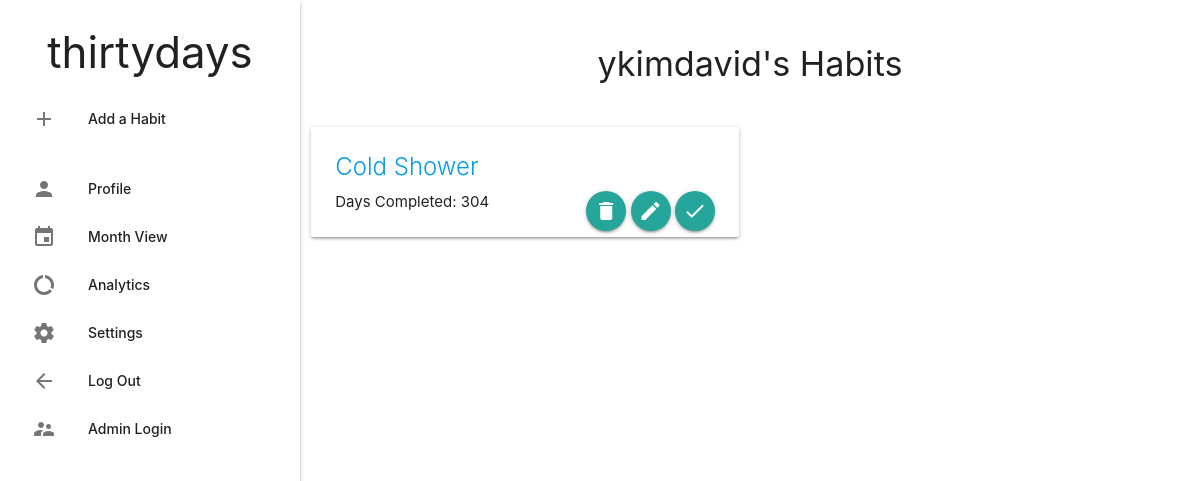
The app's page / (signed in), older data.
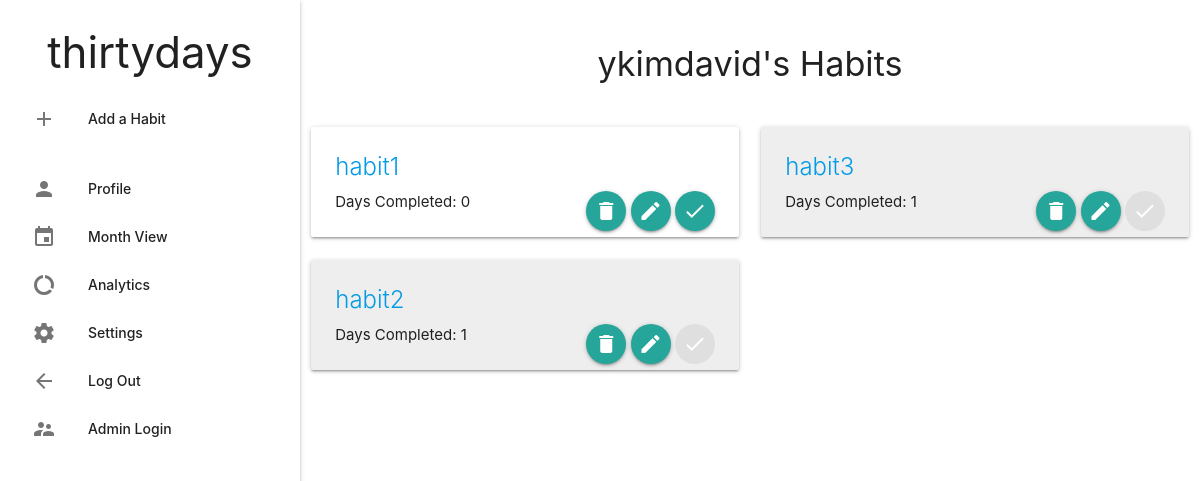
The same page, newer data.
### task/models.py (models this page shows, shortened)
class Habit(models.Model):
    LOW = 0
    NORMAL = 1
    HIGH = 2
    PRIORITY_CHOICES = (
        (LOW, 'Low'),
        (NORMAL, 'Normal'),
        (HIGH, 'High'),
    )
    user = models.ForeignKey(User, on_delete=models.CASCADE)
    habit_name = models.CharField(max_length=200, unique=True)
    start_date = models.DateField(default=datetime.date.today)
    day_counter = models.IntegerField(default = 0)
    habit_desc = models.TextField()
    habit_priority = models.IntegerField(choices=PRIORITY_CHOICES, default=NORMAL)
    completed = models.BooleanField(default = False)
    active = models.BooleanField(default = True)
    last_update = models.DateField(null=True)
    def update(self):
        today = datetime.datetime.now().date()
        if self.active:
            if today > self.last_update:
                if self.completed:
                    self.completed = False
                else:
                    self.day_counter = 0
                    self.start_date = today
        else:
            if self.start_date <= today:
                self.active = True
        self.last_update = today
        self.save()

### task/views.py (the view, shortened to what this page needs)
# urls.py: path('', views.index, name = "Habits"),
@login_required(login_url='/login/')
def index(request):
    current_user = request.user
    habit_list = Habit.objects.filter(user=current_user).order_by('-habit_priority')
    for habit in habit_list:
        habit.update()
    is_empty = False
    if not habit_list:
        is_empty = True
    incomplete = habit_list.filter(completed=False)
    complete = habit_list.filter(completed=True)
    context = {
        'complete_habit': complete,
        'incomplete_habit': incomplete,
        'is_empty': is_empty,
    }
    return render(request, 'task/index.html', context)

### task/templates/task/index.html (shortened to what this page needs)
{% extends 'task/layout.html' %}
{% block content %}
<h4 class="center-align"> {{ user }}'s Habits </h4>
<br>
  <div class="row">
  {% for habit in incomplete_habit %}
    <div class="col s6">
      <div class="card hoverable">
        <div class="card-content">
        <span class="card-title"><a href="/task/{{habit.id}}">{{habit.habit_name}}</a></span>
        Days Completed: {{ habit.day_counter }}
        <div class="right valign-wrapper">
          <form method = "post">
            <button class="btn-floating" type="submit" name="delete" value="{{habit.id}}">
              <i class="material-icons">delete</i></button>
            <a href="/editform/{{habit.id}}/" class="btn-floating">
              <i class="material-icons">edit</i></a>
            <button class="btn-floating" type="submit" name="complete" value="{{habit.id}}">
              <i class="material-icons">check</i></button>
          </form>
        </div>
      </div>
      </div>
    </div>
  {% endfor %}
  {% for habit in complete_habit %}
    <div class="col s6">
      <div class="card grey lighten-3 hoverable">
        <div class="card-content">
        <span class="card-title"><a href="/task/{{habit.id}}">{{habit.habit_name}}</a></span>
        Days Completed: {{ habit.day_counter }}
        <div class="right valign-wrapper">
          <form method = "post">
            <button class="btn-floating" type="submit" name="delete" value="{{habit.id}}">
              <i class="material-icons">delete</i></button>
            <a href="/editform/{{habit.id}}/" class="btn-floating">
              <i class="material-icons">edit</i></a>
            <button class="btn-floating disabled" type="submit" name="complete" value="{{habit.id}}">
              <i class="material-icons">check</i></button>
          </form>
        </div>
      </div>
      </div>
    </div>
  {% endfor %}
</div>
{% endblock %}

### task/templates/task/layout.html (shortened to what this page needs)
<!DOCTYPE html>
<html lang="en">
<head>
  {% block css %}
<link rel="stylesheet" href="https://cdnjs.cloudflare.com/ajax/libs/materialize/1.0.0-rc.1/css/materialize.min.css" />
{% endblock css %}
  <link rel="stylesheet" href="https://cdnjs.cloudflare.com/ajax/libs/materialize/1.0.0/css/materialize.min.css">
  {% load static %}
</head>
<body>
  <ul id="slide-out" class="sidenav sidenav-fixed">
    <li><h3 class="center-align">thirtydays</h3></li>
    <li><a class="waves-effect" href="/task/addform/"><i class="material-icons">add</i>Add a Habit</a></li><br>
    <li><a class="waves-effect" href="{% url 'profile' %}"><i class="material-icons">person</i> Profile </a></li>
    <li><a class="waves-effect" href="#"><i class="material-icons">event</i> Month View </a></li>
    <li><a class="waves-effect" href="#"><i class="material-icons">data_usage</i> Analytics </a></li>
    <li><a class="waves-effect" href="{% url 'user_settings' %}"><i class="material-icons">settings</i> Settings </a></li>
    <li><a class="waves-effect" href="{% url 'logout' %}"><i class="material-icons">arrow_back</i> Log Out </a></li>
    {% if user.is_superuser %}
    <li><a class="waves-effect" href="/admin"><i class="material-icons">supervisor_account</i> Admin Login </a></li>
    {% endif %}
  </ul>
  <main>
    <br>
    {% block content %}
    {% endblock %}
    <br>
  </main>
</body>
</html>

### task/templates/task/layout.html (style rules this page uses)
header, main, footer { padding-left: 300px; }

Row changes from the older to the newer data that the page shows:
removed Habit: habit_name "Cold Shower", day_counter "304", {{ habit.id }} 5 (drawn), shown under "ykimdavid's Habits"
added Habit: habit_name "habit1", day_counter "0", {{ habit.id }} 6 (drawn), shown under "ykimdavid's Habits"
added Habit: habit_name "habit3", day_counter "1", {{ habit.id }} 8 (drawn)
added Habit: habit_name "habit2", day_counter "1", {{ habit.id }} 7 (drawn)
